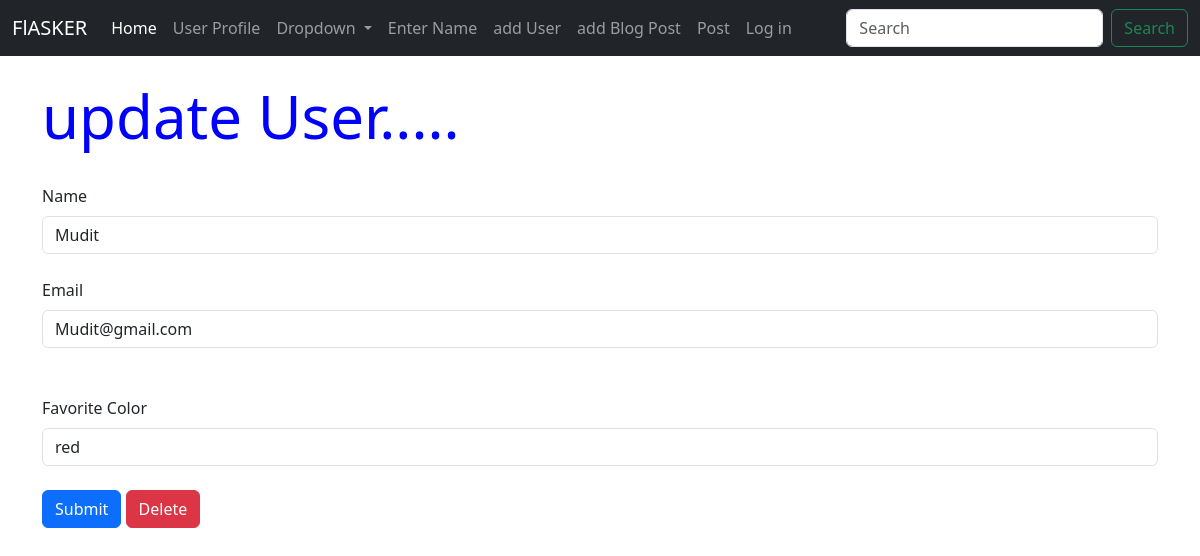
Screenshot of /update/1 with the database file from the repository.
### hello.py (models this page shows, shortened)
class Users(db.Model, UserMixin):
    id = db.Column(db.Integer, primary_key=True)
    username = db.Column(db.String(20), nullable=False, unique=True)
    name = db.Column(db.String(200), nullable=False)
    email = db.Column(db.String(120), nullable=False, unique=True)
    favorite_color = db.Column(db.String(120))
    password_hash = db.Column(db.String(128), nullable=False)
    @property
    def password(self):
        raise AttributeError('password is not a readable attribute')
    date_added = db.Column(db.DateTime, default=datetime.utcnow)

### hello.py (the view)
@app.route('/update/<int:id>', methods=['GET', 'POST'])
def update(id):
    form = UserForm()
    name_to_update = Users.query.get_or_404(id)
    if request.method == "POST":
        name_to_update.name = request.form['name']
        name_to_update.email = request.form['email']
        name_to_update.favorite_color = request.form['favorite_color']
        try:
            db.session.commit()
            flash("User Updated Successfully!")
            return render_template('update.html', form=form, name_to_update=name_to_update)
        except:
            flash("Error! Looks like there was a problem...try again")
            return render_template('update.html', form=form, name_to_update=name_to_update)
    else:
        return render_template('update.html', form=form, name_to_update=name_to_update,id=id)

### hello.py
class UserForm(FlaskForm):
    name = StringField("Name", validators=[DataRequired()])
    username = StringField("Username", validators=[DataRequired()])
    email = StringField("Email", validators=[DataRequired()])
    favorite_color = StringField("Favorite Color")
    password_hash = PasswordField("Password", validators=[DataRequired(), EqualTo("password_hash2", message="Passwords Must Match")])
    password_hash2 = PasswordField("Confirm Password", validators=[DataRequired()])
    submit = SubmitField("Submit")

### templates/update.html (shortened to what this page needs)
{% extends 'base.html' %}
{% block content %}
{% if name %}
      <h1> update user</h1>
      <br/>
      <ul>
        {% for our_user in our_users %}
            <li>{{our_user.id}} - {{ our_user.name }} - {{ our_user.email }} - {{ our_user.favorite_color }}</li>
        {% endfor %}
    </ul>
{% else %}
      <h1> update User..... </h1>
      <br/>
      <form action ="/update/{{name_to_update.id}}" method = "POST">
        {{ form.name.label(class="form-label") }}
        {{ form.name(class="form-control", value=name_to_update.name) }}
         <br/>
         {{ form.email.label(class="form-label") }}
         {{ form.email(class="form-control", value=name_to_update.email) }}
          <br/>
        <br/>
          {{ form.favorite_color.label(class="form-label") }}
          {{ form.favorite_color(class="form-control", value=name_to_update.favorite_color) }}
          <br/>
        {{ form.submit(class="btn btn-primary") }}
        <a href={{url_for('delete', id=name_to_update.id)}} class="btn btn-danger">Delete</a>
      </form>
    <br/>
    <br/>
    <br/>
{% endif %}
{% endblock %}

### static/CSS/style.css (style rules this page uses)
h1 { color : blue ; font-size : 60px ; }
body { background-color: #ffffff; }

### rows the page displays
Users: name "Mudit", email "Mudit@gmail.com", favorite_color "red"
